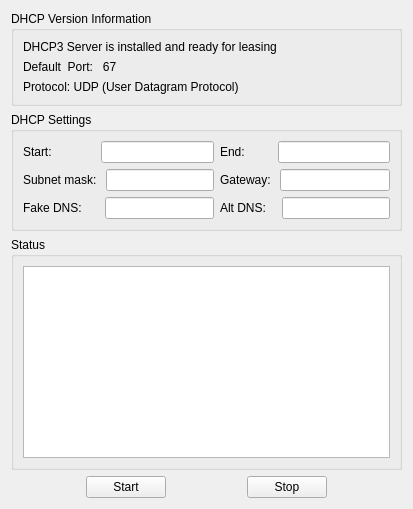
      <widget class="QWidget" name="tab_2">
       <attribute name="title">
        <string>Fake DHCP Server</string>
       </attribute>
       <layout class="QVBoxLayout" name="verticalLayout_26">
        <item>
         <layout class="QVBoxLayout" name="verticalLayout_7">
          <item>
           <widget class="QGroupBox" name="groupBox_4">
            <property name="title">
             <string>DHCP Version Information</string>
            </property>
            <layout class="QHBoxLayout" name="horizontalLayout_9">
             <item>
              <layout class="QVBoxLayout" name="verticalLayout_6">
               <item>
                <widget class="QLabel" name="label">
                 <property name="text">
                  <string>DHCP3 Server is installed and ready for leasing</string>
                 </property>
                </widget>
               </item>
               <item>
                <widget class="QLabel" name="label_2">
                 <property name="text">
                  <string>Default  Port:   67</string>
                 </property>
                </widget>
               </item>
               <item>
                <widget class="QLabel" name="label_3">
                 <property name="text">
                  <string>Protocol: UDP (User Datagram Protocol)</string>
                 </property>
                </widget>
               </item>
              </layout>
             </item>
            </layout>
           </widget>
          </item>
          <item>
           <widget class="QGroupBox" name="groupBox_5">
            <property name="title">
             <string>DHCP Settings</string>
            </property>
            <layout class="QVBoxLayout" name="verticalLayout_9">
             <item>
              <layout class="QHBoxLayout" name="horizontalLayout_31">
               <item>
                <layout class="QVBoxLayout" name="verticalLayout_3">
                 <item>
                  <layout class="QHBoxLayout" name="horizontalLayout_29">
                   <item>
                    <widget class="QLabel" name="label_4">
                     <property name="text">
                      <string>Start:             </string>
                     </property>
                    </widget>
                   </item>
                   <item>
                    <widget class="QLineEdit" name="start_ip">
                     <property name="toolTip">
                      <string>input the address you want leasing to start from e.g 192.168.0.1</string>
                     </property>
                    </widget>
                   </item>
                  </layout>
                 </item>
                 <item>
                  <layout class="QHBoxLayout" name="horizontalLayout_14">
                   <item>
                    <widget class="QLabel" name="label_9">
                     <property name="text">
                      <string>Subnet mask: </string>
                     </property>
                    </widget>
                   </item>
                   <item>
                    <widget class="QLineEdit" name="subnet_ip">
                     <property name="toolTip">
                      <string>input the subnet mask 255.255.255.0</string>
                     </property>
                    </widget>
                   </item>
                  </layout>
                 </item>
                 <item>
                  <layout class="QHBoxLayout" name="horizontalLayout_12">
                   <item>
                    <widget class="QLabel" name="label_10">
                     <property name="text">
                      <string>Fake DNS:     </string>
                     </property>
                    </widget>
                   </item>
                   <item>
                    <widget class="QLineEdit" name="fakedns_ip">
                     <property name="toolTip">
                      <string>input the address of the started Fake DNS Server</string>
                     </property>
                    </widget>
                   </item>
                  </layout>
                 </item>
                </layout>
               </item>
               <item>
                <layout class="QHBoxLayout" name="horizontalLayout_30">
                 <item>
                  <spacer name="horizontalSpacer_5">
                   <property name="orientation">
                    <enum>Qt::Horizontal</enum>
                   </property>
                   <property name="sizeType">
                    <enum>QSizePolicy::Fixed</enum>
                   </property>
                   <property name="sizeHint" stdset="0">
                    <size>
                     <width>0</width>
                     <height>78</height>
                    </size>
                   </property>
                  </spacer>
                 </item>
                 <item>
                  <layout class="QVBoxLayout" name="verticalLayout_8">
                   <item>
                    <layout class="QHBoxLayout" name="horizontalLayout_10">
                     <item>
                      <widget class="QLabel" name="label_8">
                       <property name="text">
                        <string>End:        </string>
                       </property>
                      </widget>
                     </item>
                     <item>
                      <widget class="QLineEdit" name="stop_ip">
                       <property name="toolTip">
                        <string>input address you want leasing to stop e.g 192.168.0.254</string>
                       </property>
                      </widget>
                     </item>
                    </layout>
                   </item>
                   <item>
                    <layout class="QHBoxLayout" name="horizontalLayout_8">
                     <item>
                      <widget class="QLabel" name="label_12">
                       <property name="text">
                        <string>Gateway: </string>
                       </property>
                      </widget>
                     </item>
                     <item>
                      <widget class="QLineEdit" name="gateway_ip">
                       <property name="toolTip">
                        <string>input the defaulf gateway address, routers address</string>
                       </property>
                      </widget>
                     </item>
                    </layout>
                   </item>
                   <item>
                    <layout class="QHBoxLayout" name="horizontalLayout_2">
                     <item>
                      <widget class="QLabel" name="label_11">
                       <property name="text">
                        <string>Alt DNS:   </string>
                       </property>
                      </widget>
                     </item>
                     <item>
                      <widget class="QLineEdit" name="alternatedns_ip">
                       <property name="toolTip">
                        <string>input an alternate ip address</string>
                       </property>
                      </widget>
                     </item>
                    </layout>
                   </item>
                  </layout>
                 </item>
                </layout>
               </item>
              </layout>
             </item>
            </layout>
           </widget>
          </item>
          <item>
           <widget class="QGroupBox" name="groupBox_6">
            <property name="title">
             <string>Status</string>
            </property>
            <layout class="QVBoxLayout" name="verticalLayout_23">
             <item>
              <widget class="QTextBrowser" name="dhcp_status"/>
             </item>
            </layout>
           </widget>
          </item>
          <item>
           <layout class="QHBoxLayout" name="horizontalLayout_13">
            <item>
             <spacer name="horizontalSpacer_8">
              <property name="orientation">
               <enum>Qt::Horizontal</enum>
              </property>
              <property name="sizeHint" stdset="0">
               <size>
                <width>40</width>
                <height>20</height>
               </size>
              </property>
             </spacer>
            </item>
            <item>
             <widget class="QPushButton" name="dhcp_start">
              <property name="toolTip">
               <string>Start DHCP Server</string>
              </property>
              <property name="text">
               <string>Start</string>
              </property>
             </widget>
            </item>
            <item>
             <spacer name="horizontalSpacer_10">
              <property name="orientation">
               <enum>Qt::Horizontal</enum>
              </property>
              <property name="sizeHint" stdset="0">
               <size>
                <width>40</width>
                <height>20</height>
               </size>
              </property>
             </spacer>
            </item>
            <item>
             <widget class="QPushButton" name="dhcp_stop">
              <property name="toolTip">
               <string>Stop DHCP Server</string>
              </property>
              <property name="text">
               <string>Stop</string>
              </property>
             </widget>
            </item>
            <item>
             <spacer name="horizontalSpacer_11">
              <property name="orientation">
               <enum>Qt::Horizontal</enum>
              </property>
              <property name="sizeHint" stdset="0">
               <size>
                <width>40</width>
                <height>20</height>
               </size>
              </property>
             </spacer>
            </item>
           </layout>
          </item>
         </layout>
        </item>
       </layout>
      </widget>
